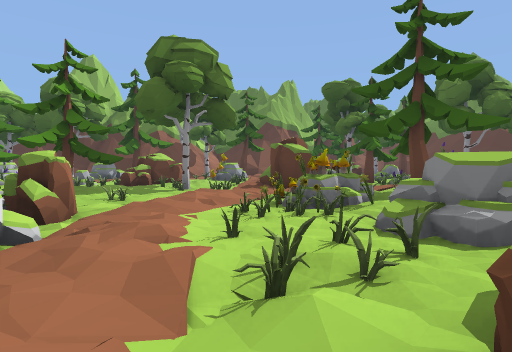
[1] (above)

24 first-person views from a walk through a 3-D level made in the Unity game engine. The camera is 1.3 m above the floor, tilts 2° down and sees 80° across. The floor is counted in squares, 2.76 m on a side. Each view is taken from the middle of a square. On the plan, view 1 faces up. The plan holds only what a view shows up to about 9 squares ahead; the rest is blank. The place goes on beyond the plan. The player is left out.

[2]
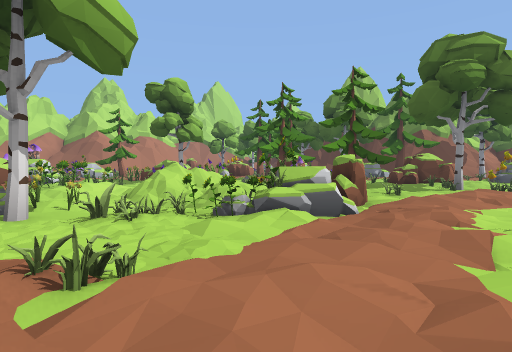

[3]
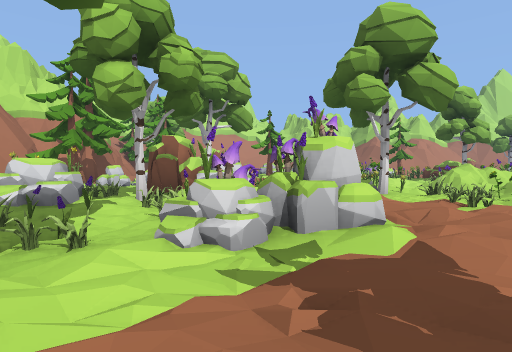

[4]
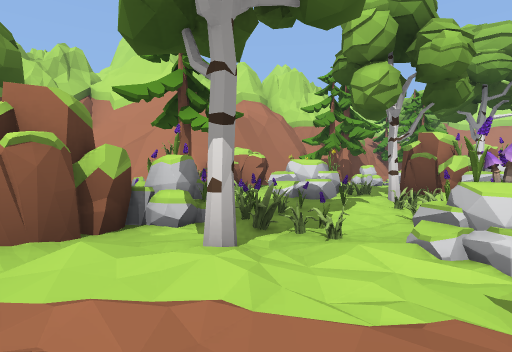

[5]
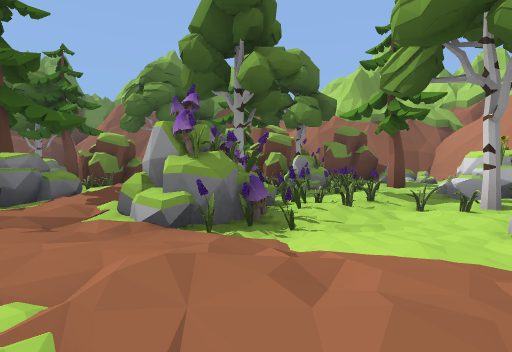

[6]
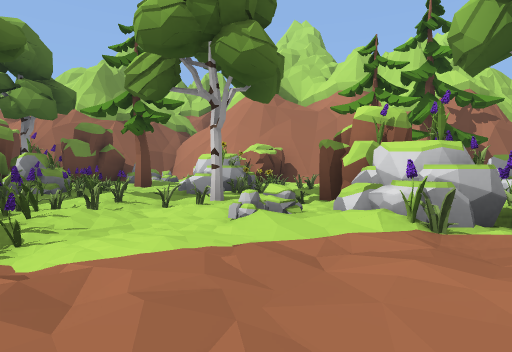

[7]
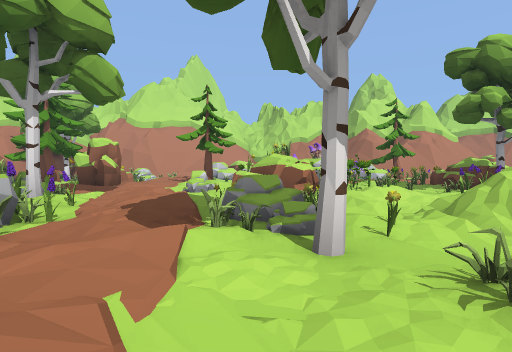

[8]
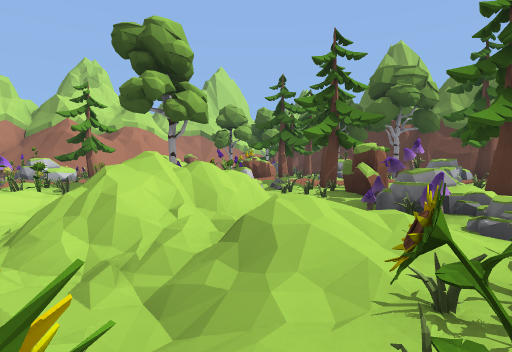

[9]
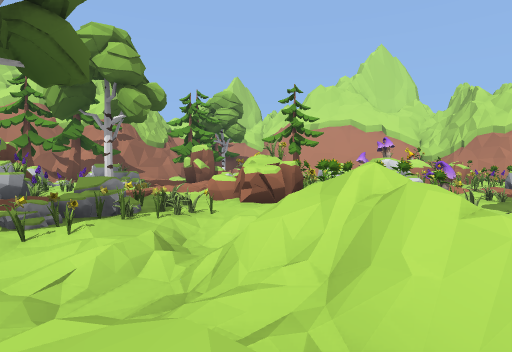

[10]
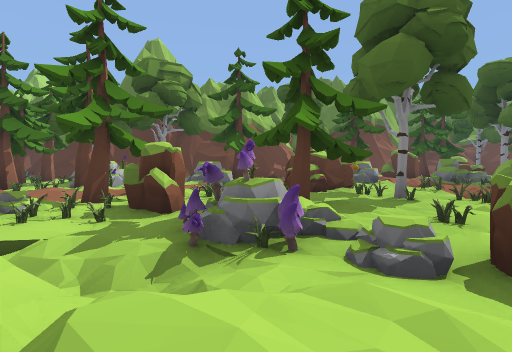

[11]
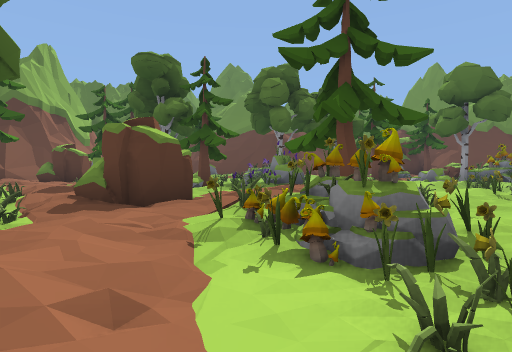

[12]
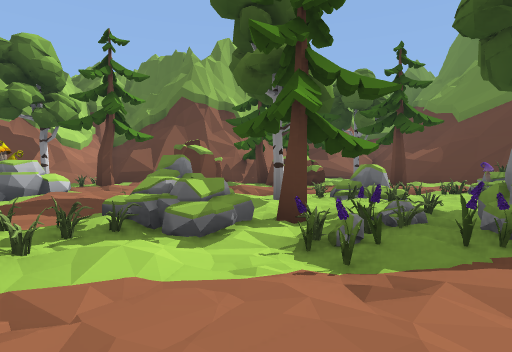

[13]
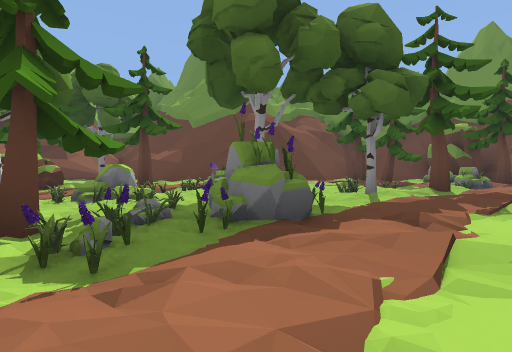

[14]
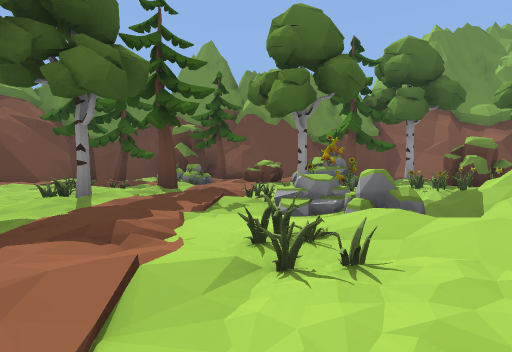

[15]
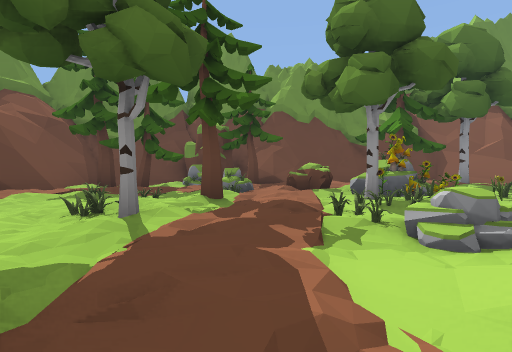

[16]
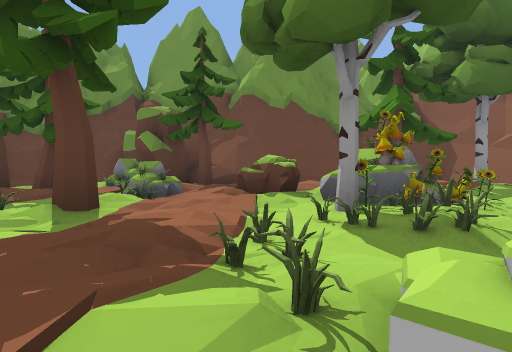

[17]
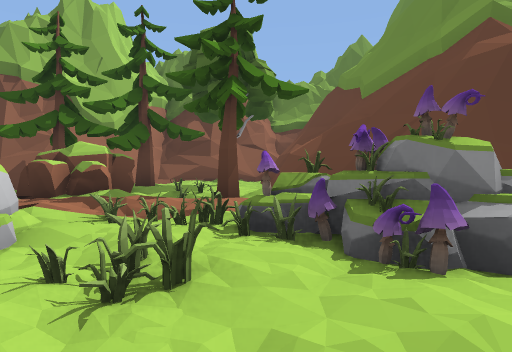

[18]
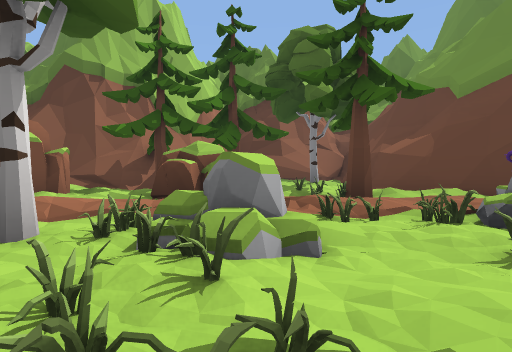

[19]
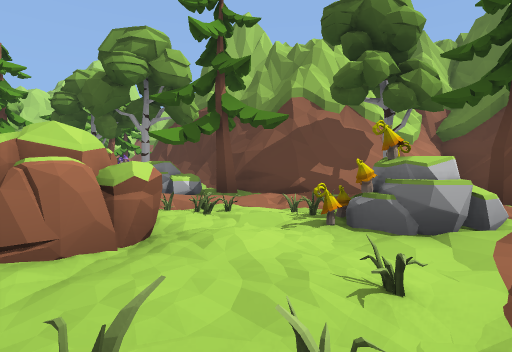

[20]
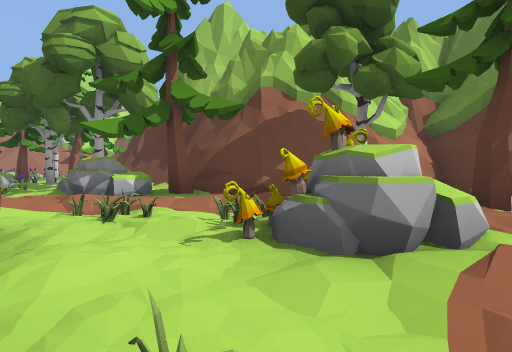

[21]
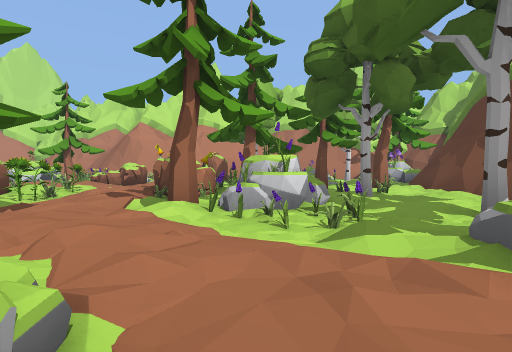

[22]
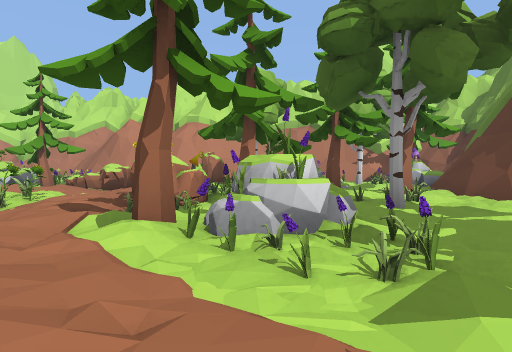

[23]
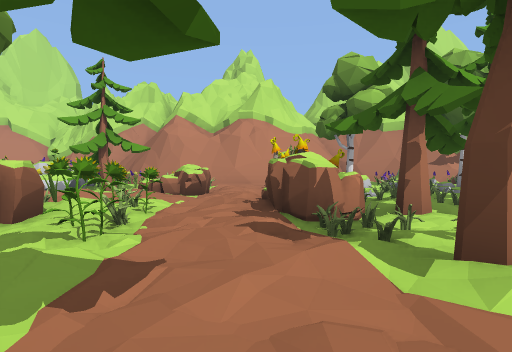

[24]
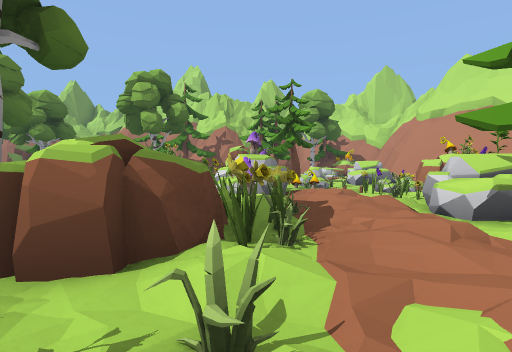

### Floor plan
Key: @ floor where view 1 was taken; # wall or solid block; x gap in a wall; . main floor; : floor 0.25 m higher than the main floor; - floor 0.25 m lower than the main floor; _ floor 0.5 m lower than the main floor; < floor 0.75 m lower than the main floor; / step, stairs or slope; = window, fence, low wall or low ledge; ^ raised ledge; O other object.
Columns run from 15 left of view 1 to 14 right of it. Each row starts with its distance up from view 1.
 18                    #####
 17                   ###./#
 16                 ###O-O.#
 15              #####O#-.-#
 14  ##         ##.:##.#.-O##
 13 #  ##########OO.#.-..--.##
 12 =#O.O...-.O-/.O.../..-O..####
 11   O..-O-OOO..OOO/OO.O-OO-..O##
 10   /OO..O-.-:--O..O-.-.OO-..OO#
  9    O/O.O#-..##...OO--O--.--.O#
  8 ##.:-#-.O.O-#.-...O.OO-O-OO.O#
  7 #.--.........O-/#....:...-O OO
  6 # =^-..-.Ox#O--....----.-.=^ #
  5 # ##..#---OO.-..O.O..:OO-OO###
  4 #=#..##OO_/OO-.OOO../////OOO #
  3 ##OO.--#  =/##.=OO.   =/<//-OO
  2  #OO.O#.//x/OO..OO       #= .=
  1  #=#.O#-//--/...x        ###O#
  0  #OOOO###=#-.-.@          #  #
 -1   /OO.####OO-...#O
 -2   O-O..O......O..OO O      O#
 -3    --....###.. O..-#OOO
 -4     ....O##OO---O. #
 -5      ##/O-##O-=#--
 -6      .  OOO##O#O##
 -7     OO   OO#OOO=#-O
 -8        #O#O## . #O
 -9          #####OO###
-10              ####

Positions as (right, up) in squares from view 1, and headings:
1: (0, 0), facing up
2: (0, -1), facing up-left
3: (2, -3), facing left
4: (2, -3), facing down-left
5: (-3, -1), facing down-right
6: (-3, -1), facing down
7: (-2, -1), facing left
8: (-3, 1), facing up-left
9: (-4, 3), facing down-left
10: (-4, 2), facing up
11: (-1, 3), facing up-right
12: (3, 6), facing up
13: (3, 6), facing up-right
14: (4, 6), facing right
15: (5, 7), facing right
16: (7, 6), facing right
17: (7, 9), facing up
18: (5, 9), facing up
19: (0, 8), facing up-left
20: (0, 9), facing up-left
21: (-4, 9), facing left
22: (-5, 9), facing left
23: (-6, 7), facing left
24: (-10, 6), facing down
